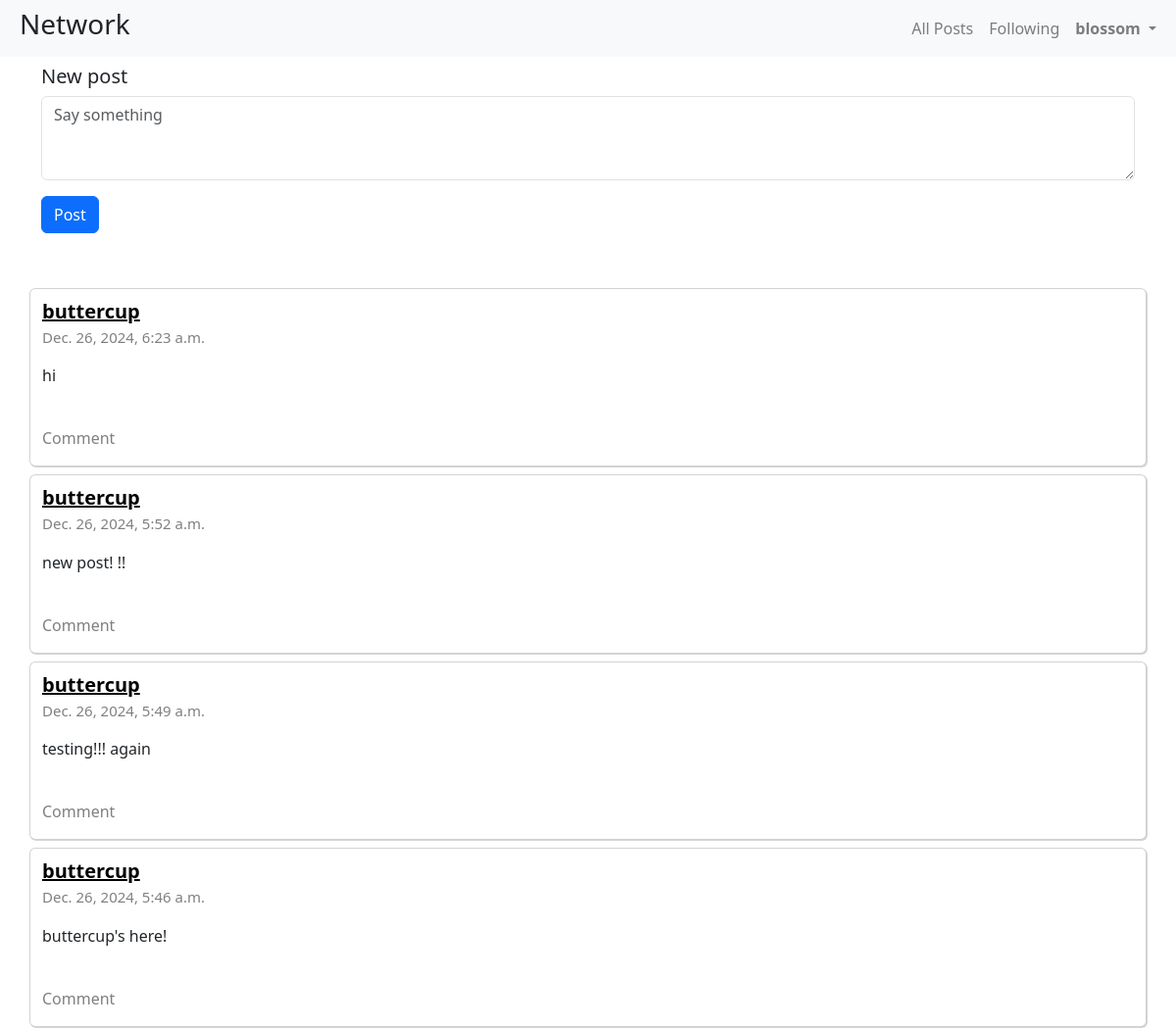
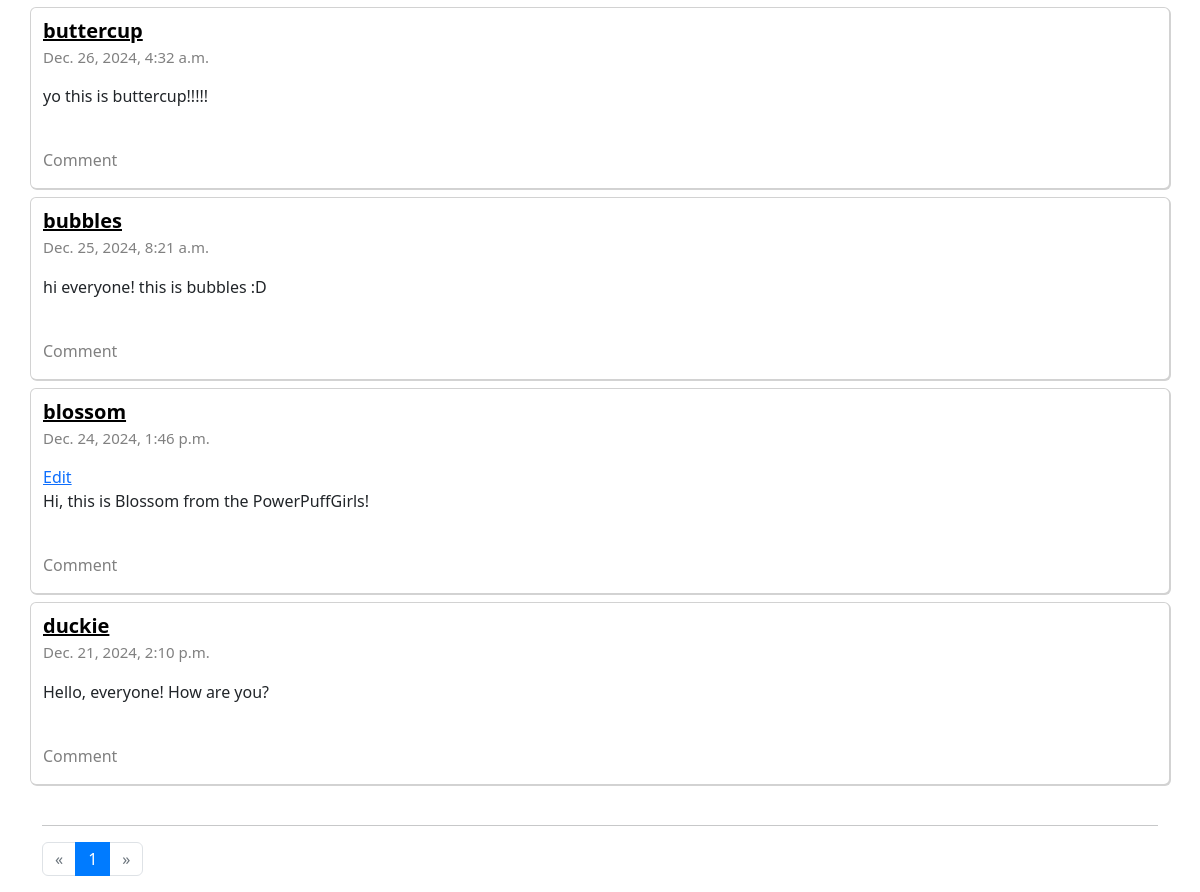
Screenshot of / (signed in) with the database file from the repository (2 pictures, top to bottom).
### network/models.py (models this page shows, shortened)
class User(AbstractUser):
    pass

class Post(models.Model) :
    post = models.TextField()
    author = models.ForeignKey(User, on_delete=models.CASCADE,related_name="posts", default=0)
    date_posted = models.DateTimeField(auto_now_add=True)
    like_count = models.IntegerField(default=0)
    objects = CreatePost()

### network/views.py (the view, shortened to what this page needs)
# urls.py: path("", views.index, name="index"),
def index(request):
    posts = Post.objects.order_by("-date_posted").all()
    paginator = Paginator(posts,10)
    page_number = request.GET.get('page')
    page_obj = paginator.get_page(page_number)
    return render(request, "network/index.html", {
        'page_obj': page_obj,
    })

### network/templates/network/index.html (shortened to what this page needs)
{% extends "network/layout.html" %}
{% load static %}
{% block body %}
<div class="container">
    {% if user.is_authenticated %}
        <div id="new-post-view">
        <form id = "new-post" action="{% url 'index' %}" method="post">
            <h5 class="mt-2">New post</h5>
            <div class="form-group">
                <textarea class="form-control" name="post" rows="3" cols="4" placeholder="Say something"></textarea>
            </div>
            <input class="btn btn-primary" type="submit" value="Post">
        </form>
        </div>
    {% endif %}
    <br><br>
    <div class="row">
    {% for p in page_obj %}
            <div class="card">
                <div class="post-view" data-id="{{p.id}}">
                    <a href="{% url 'profile' p.id %}" style="font-size: 20px; color:black"><strong>{{p.author.username}}</strong></a>
                    <p class="date">{{p.date_posted}}</p>
                    {% if p.author.username == user.username %}
                        <a href="#" class="content-edit">Edit</a>
                    {% endif %}
                    <p>{{p.post}}</p>
                    <div style="display:inline-flex">
                     </div>
                    <p style="color:grey">Comment</p>
                </div>
            </div>
{% empty %}
<h4 style="text-align: center";>No posts yet</h4>
    {% endfor %}
</div>
<br>
 <hr>
    <nav aria-label="Page navigation">
        <ul class="pagination">
            {% if page_obj.has_previous %}
          <li class="page-item">
            <a class="page-link" href="?page={{ page_obj.previous_page_number }}" aria-label="Previous">
              <span aria-hidden="true">&laquo;</span>
            </a>
          </li>
          {% else %}
          <li class="page-item disabled">
            <span class="page-link" aria-hidden="true">&laquo;</span>
          </li>
          {% endif %}
          {% for i in page_obj.paginator.page_range %}
            {% if page_obj.number == i %}
          <li class="page-item active" aria-current="page">
            <a class="page-link" href="">{{i}}</a>
            </li>
            {% else %}
            <li class="page-item" aria-current="page">
                <a class="page-link" href="?page={{i}}">{{i}}</a>
            {% endif %}
            {% endfor %}
            {% if page_obj.has_next %}
            <li class="page-item">
            <a class="page-link" href="?page={{ page_obj.next_page_number }}" aria-label="Next">
              <span aria-hidden="true">&raquo;</span>
            </a>
          </li>
          {% else %}
          <li class="page-item disabled">
            <span class="page-link" aria-hidden="true">&raquo;</span>
        </li>
        {% endif %}
        </ul>
      </nav>
</div>
{% endblock %}

### network/templates/network/layout.html (shortened to what this page needs)
{% load static %}
<!DOCTYPE html>
<html lang="en">
    <head>
        <link rel="stylesheet" href="https://stackpath.bootstrapcdn.com/bootstrap/4.4.1/css/bootstrap.min.css">
        <link rel="stylesheet" href="https://cdnjs.cloudflare.com/ajax/libs/font-awesome/6.5.1/css/all.min.css" />
        <link href="https://cdn.jsdelivr.net/npm/bootstrap@5.3.2/dist/css/bootstrap.min.css" rel="stylesheet">
        <link href="{% static 'network/styles.css' %}" rel="stylesheet">
    </head>
    <body>
        <nav class="navbar navbar-expand-lg navbar-light bg-light">
            <div class="container-fluid">
            <h3 class="ms-2"> Network</h3>
            <div class="collapse navbar-collapse" id="navbarSupportedContent">
                <ul class="navbar-nav ms-auto mb-2 mb-lg-0">
                    <li class="nav-item">
                        <a class="nav-link" href="{% url 'index' %}">All Posts</a>
                    </li>
                    {% if user.is_authenticated %}
                    <li class="nav-item">
                        <a class="nav-link" href="{% url 'following-page' %}">Following</a></li>
                        <div class="collapse navbar-collapse" id="navbarNavLightDropdown">
                            <li class="nav-item dropdown">
                                <a class="nav-link dropdown-toggle profile-nav" href="#" role="button" data-bs-toggle="dropdown" aria-expanded="false" data-id={{user.id}}>
                                    <strong>{{ user.username }}</strong>
                                </a>
                            </li>
                        </div>
                    {% endif %}
                </ul>
            </div>
            </div>
          </nav>
        <div class="body">
            {% block body %}
            {% endblock %}
        </div>
    </body>
</html>

### network/static/network/styles.css (style rules this page uses)
.date { color: gray !important; font-size: 15px; }
.card { padding-top: 8px !important; box-shadow: 1px 1px 0px 0px lightgray; margin-top: 8px; width: 100% }

### rows the page displays
User: username "blossom"
Post: author.username "buttercup", date_posted "Dec. 26, 2024, 6:23 a.m.", post "hi"
Post: author.username "buttercup", date_posted "Dec. 26, 2024, 5:52 a.m.", post "new post! !!"
Post: author.username "buttercup", date_posted "Dec. 26, 2024, 5:49 a.m.", post "testing!!! again"
Post: author.username "buttercup", date_posted "Dec. 26, 2024, 5:46 a.m.", post "buttercup's here!"
Post: author.username "buttercup", date_posted "Dec. 26, 2024, 4:32 a.m.", post "yo this is buttercup!!!!!"
Post: author.username "bubbles", date_posted "Dec. 25, 2024, 8:21 a.m.", post "hi everyone! this is bubbles :D"
Post: author.username "blossom", date_posted "Dec. 24, 2024, 1:46 p.m.", shows "Edit", post "Hi, this is Blossom from the PowerPuffGirls!"
Post: author.username "duckie", date_posted "Dec. 21, 2024, 2:10 p.m.", post "Hello, everyone! How are you?"

### other values shown
{{ i }} "1"
